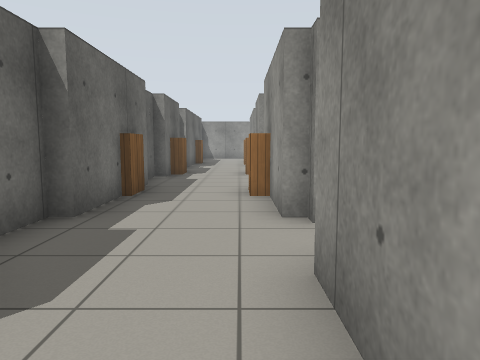
View 1 (above)

22 first-person views from a walk through a Gazebo world. The camera is 1 m above the floor, tilts 6° down and sees 70° across. The floor is counted in squares, 1 m on a side. Each view is taken from the middle of a square. On the plan, view 1 faces up. The plan holds only what a view shows up to about 13 squares ahead; the rest is blank. Simple patterns stand in for the simulator's built-in surfaces.

View 2
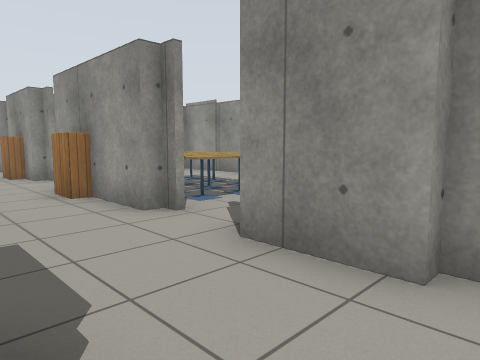

View 3
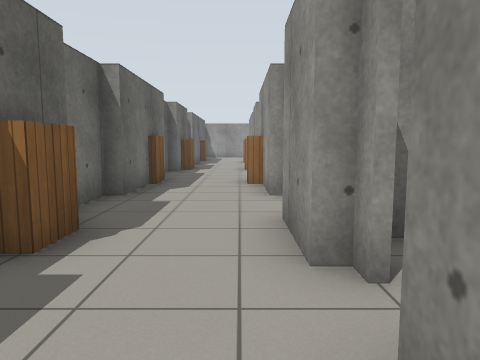

View 4
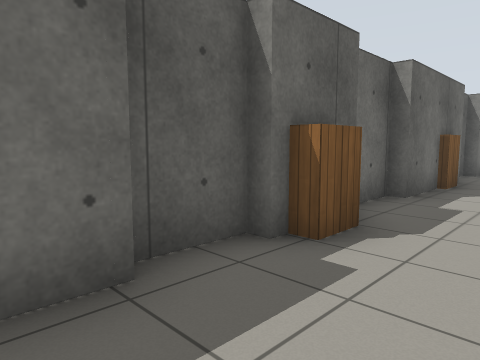

View 5
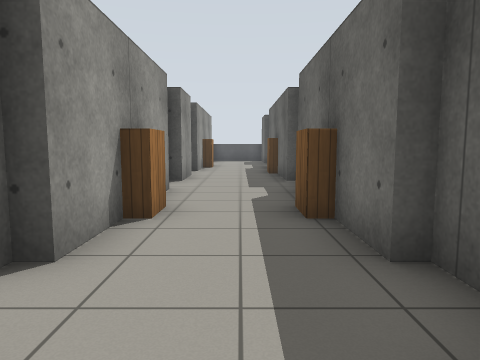

View 6
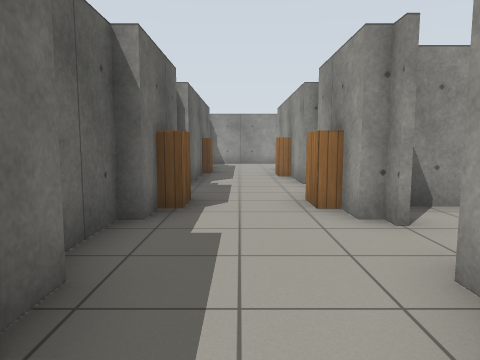

View 7
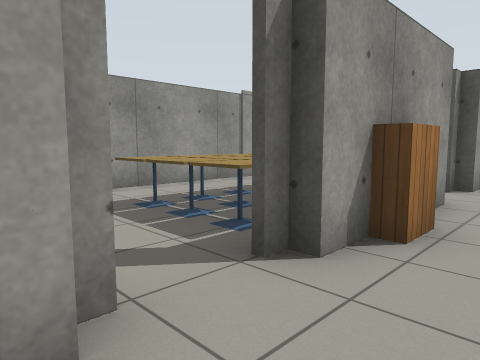

View 8
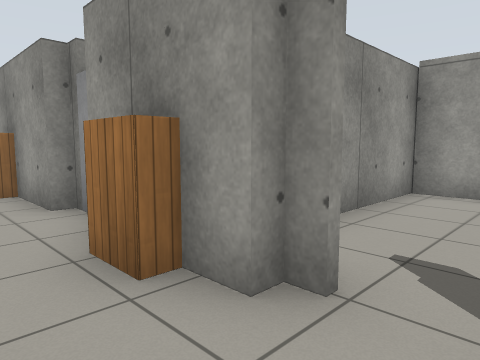

View 9
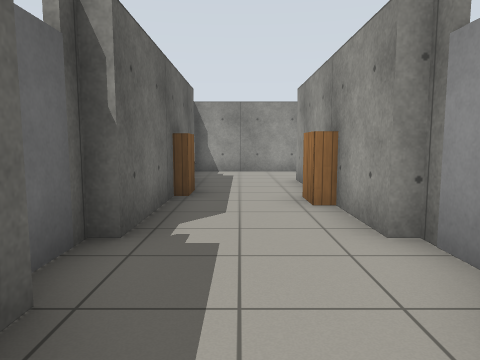

View 10
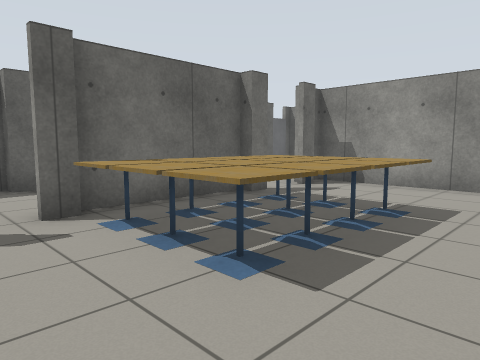

View 11
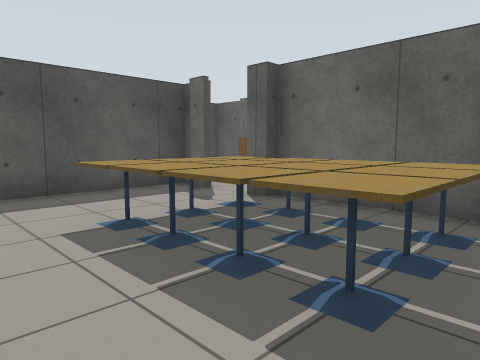

View 12
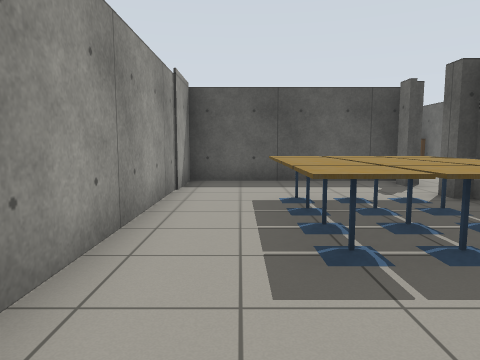

View 13
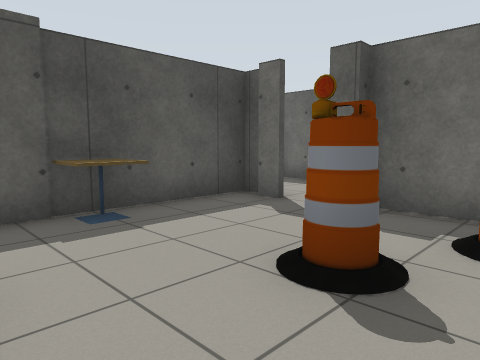

View 14
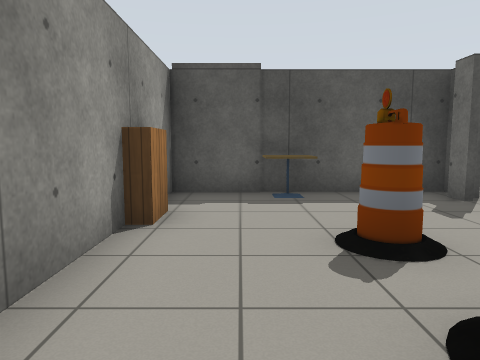

View 15
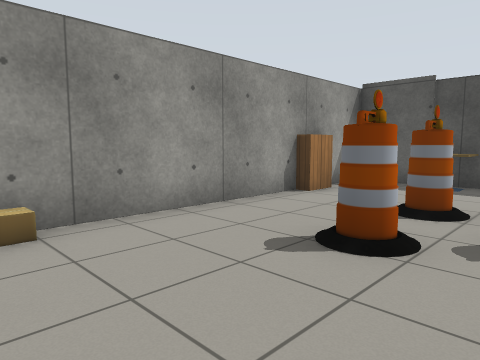

View 16
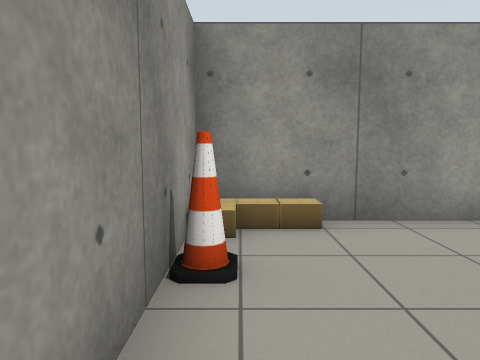

View 17
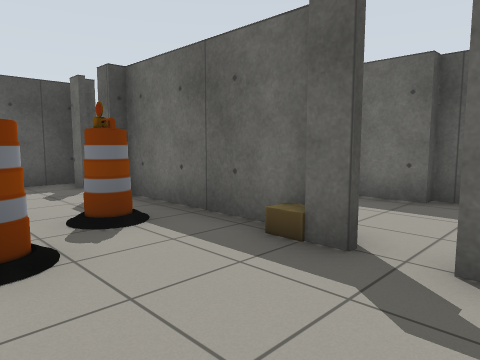

View 18
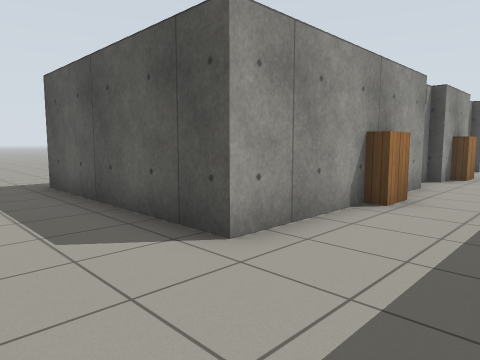

View 19
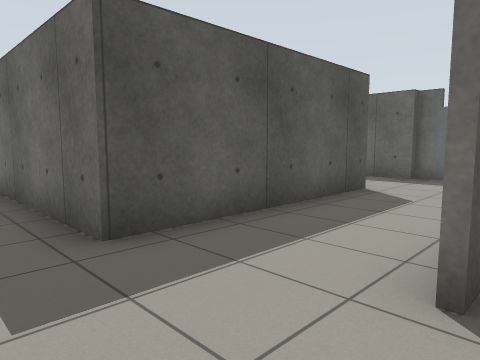

View 20
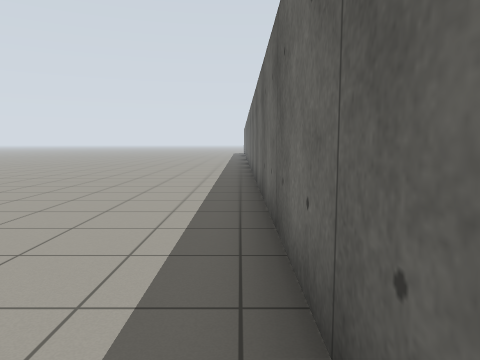

View 21
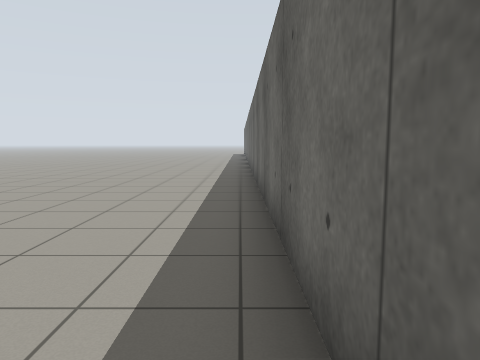

View 22
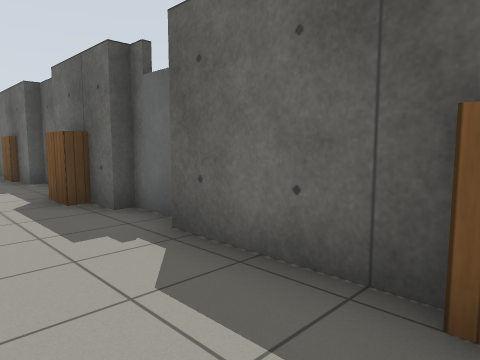

### Floor plan
Points are (right, up) in squares from view 1. A wall is a line through its corners. A room is listed if a view was taken in it or the views show most of it. See-through windows are left out.
Room 1 (views 1, 2, 5, 6)
walls: (-2.3, 2.6) (-2.3, 1.4); (-2.6, 0.8) (-2.6, -0.8) (-2.3, -0.8); (0.6, 0.7) (0.6, 2.6); (0.6, 4.6) (0.6, 6.5); (-2.6, 4.8) (-2.6, 3.3); (-2.3, 6.5) (-2.3, 4.6)
ways out: opening at (-0.5, -2) to room 2; opening at (1, 3.5) to room 4; opening at (1, -0.5) to room 5; opening at (-0.5, 5.5)
objects: bookshelf (-2, 1)
Room 2 (views 3, 4)
walls: (0.6, -11.1) (0.6, -10.6); (0.6, -9.1) (0.6, -7.3); (-2.3, -7.2) (-2.3, -11); (0.6, -5.6) (0.6, -1.4); (-2.3, -0.8) (-2.3, -5.6)
ways out: opening at (-0.5, -2) to room 1; gap at (1, -6.5) to room 5
objects: bookshelf (-2, -10); bookshelf (-2, -3); bookshelf (0, -3)
Room 3 (views 7, 8, 9)
walls: (0.9, 10) (0.9, 10.5); (-2.6, 10.5) (-2.6, 8.4) (-2.3, 8.4) (-2.3, 7.5); (0.6, 7.5) (0.6, 8.4); (0.6, 10.5) (0.6, 11.5); (-2.3, 11.6) (-2.3, 10.4)
ways out: opening at (1, 9) to room 4; gap at (1, 10) to room 4; opening at (-0.5, 8); opening at (-0.5, 10.5)
Room 4 (views 10, 11, 12)
walls: (0.9, 8.3) (0.9, 8.9); (1.1, 8.9) (1.1, 8.3); (0.7, 8.3) (0.7, 4.8); (1.1, 4.8) (1.1, 4.3); (0.6, 8.4) (0.9, 8.4); (1, 4.6) (0.6, 4.6); (0.9, 10.5) (0.6, 10.5); (1.1, 10.8) (1.1, 10.1); (1.1, 3) (1.1, 2.4); (0.6, 2.6) (0.9, 2.6) (0.9, 3); (6.4, 1.8) (6.4, 11.4) (0.6, 11.4); (0.6, 1.7) (5.5, 1.7)
ways out: opening at (1, 3.5) to room 1; opening at (1, 9) to room 3; gap at (1, 10) to room 3; opening at (6, 2) to room 5
objects: cafe table (2, 5); cafe table (2, 6); cafe table (2, 7); cafe table (2, 8); cafe table (3, 5); cafe table (3, 6); cafe table (3, 7); cafe table (3, 8); cafe table (4, 5); cafe table (4, 6); cafe table (4, 7); cafe table (4, 8)
Room 5 (views 13, 14, 15, 16, 17)
walls: (6.4, -4.2) (6.4, 1.6) (1.5, 1.6); (0.7, -1.4) (0.7, -5.4); (1.1, -5.4) (1.1, -6); (1, 0.7) (0.6, 0.7); (1.1, -6.9) (1.1, -7.5); (0.7, -8.1) (6.4, -8.1) (6.4, -6.6)
ways out: opening at (1, -0.5) to room 1; gap at (1, -6.5) to room 2; opening at (6, 2) to room 4
objects: cardboard box (1, -1); barrel (2, -3); barrel (3, -4) to (4, -4); barrel (3, -2) to (4, -2); cafe table (4, -8) to (4, -7); cone (5, 1); bookshelf (6, -6) to (6, -5); cardboard box (6, 0); cardboard box (6, 1)
Room 6 (views 18, 19, 20, 21)
walls: (0.6, 18.4) (0.6, 20.6) (6.6, 20.6) (6.6, 5.9); (5.3, 23.6) (5.8, 23.6); (1.1, 23.4) (-2.6, 23.4); (-2.6, 21.1) (-2.6, 20.6) (-2.3, 20.6) (-2.3, 18.4)
ways out: opening at (-0.5, 19.5) to room 7
objects: door leaf (-3, 22)
Room 7 (view 22)
walls: (0.6, 14.6) (0.6, 18.4); (-2.8, 13) (-2.3, 13); (-2.3, 18.4) (-2.3, 14.5)
ways out: opening at (-0.5, 19.5) to room 6; opening at (-2.5, 14); opening at (-0.5, 13)
objects: door leaf (-3, 14); bookshelf (-2, 18); bookshelf (0, 17)

Positions as (right, up) in squares from view 1, and headings:
1: (0, 0), facing up
2: (-2, 0), facing up-right
3: (0, -2), facing up
4: (0, -2), facing up-left
5: (-1, 2), facing down
6: (-1, 6), facing up
7: (-1, 11), facing down-right
8: (-1, 9), facing up-right
9: (-1, 11), facing up
10: (6, 3), facing up-left
11: (6, 9), facing down-left
12: (5, 11), facing down
13: (6, -3), facing down-left
14: (5, -1), facing down
15: (2, 1), facing down-right
16: (2, 1), facing right
17: (4, 1), facing down-left
18: (-2, 23), facing down-right
19: (8, 24), facing down-left
20: (7, 21), facing down
21: (7, 18), facing down
22: (0, 18), facing down-left
